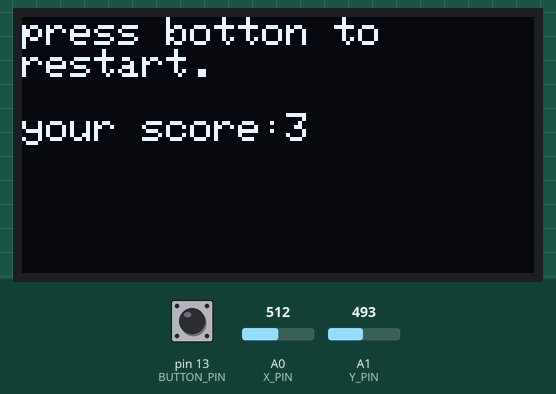
The sketch below on a simulated Arduino Uno, built with avr-gcc and run on an emulated ATmega328P. Parts: 128×64 one-colour display. Inputs (shaded band) come from the test bench; at power-on: A1 (Y_PIN) = 512, pin 13 (BUTTON_PIN) LOW, A0 (X_PIN) = 512. Random numbers use the default seed unless the sketch sets one.

2.3 s: A1 (Y_PIN) set to 493
Above: at 5.13 s.
5.3 s: pin 13 (BUTTON_PIN) pulled HIGH for 1 s
7.8 s: pin 13 (BUTTON_PIN) pulled HIGH for 0.25 s
Timing chart, 0 to 10.8 s (numbered marks = the images above; inputs shaded):
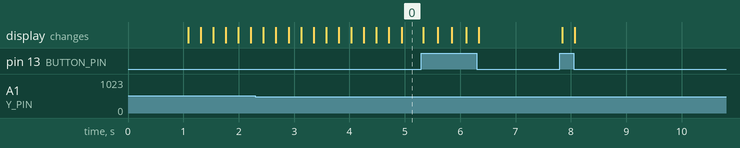

The sketch:

sketch.ino
```cpp
#include <SPI.h>
#include <Wire.h>
#include <Adafruit_GFX.h>
#include <Adafruit_SH1106.h> //https://github.com/wonho-maker/Adafruit_SH1106

#define OLED_RESET -1

const byte X_PIN = 0;
const byte Y_PIN = 1;
const byte Z_PIN = 2;
const byte BUTTON_PIN = 13;

const byte CELL_SIZE = 2;
const byte WIDTH = 128;
const byte HEIGHT = 64;
const byte ROW = HEIGHT / CELL_SIZE;
const byte COLUMN = WIDTH / CELL_SIZE;

Adafruit_SH1106 screen(OLED_RESET);

class Node{
  private:
    int x;
    int y;
    Node* next;
  public:
    int getX(){return x;}
    int getY(){return y;}
    Node* getNext(){return next;}
    void setNext(Node* node){next = node;}
    Node(int x, int y) : x(x), y(y), next(nullptr){}
    Node() : x(0), y(0), next(nullptr){}
    ~Node(){
      x = 0;
      y = 0;
    }
};

class Snake{
  public:
    enum Direction {
      LEFT,
      RIGHT,
      UP,
      DOWN
    };
  private:
    short bodySize;
    Direction heading;
    Node* headNode;
  public:
    void addNode(Node* newHead){
      newHead->setNext(headNode);
      headNode = newHead;
      bodySize++;
    }
    void removeNode(){
      if(!headNode || headNode->getNext() == nullptr){
        return;
      }
      Node* lastNode;
      Node* currentNode = headNode;
      while(currentNode->getNext() != nullptr){
        lastNode = currentNode;
        currentNode = currentNode->getNext();
      }
      lastNode->setNext(nullptr);
      delete currentNode;
      bodySize--;
    }
    void drawSnake(Adafruit_SH1106& screen){
      Node* currentNode = headNode;
      for(short i = 0; i < bodySize; i++){
        int x = currentNode->getX();
        int y = currentNode->getY();
        for(byte j = x; j < x + CELL_SIZE; j++){
          for(byte k = y; k < y + CELL_SIZE; k++){
            screen.drawPixel(j, k, WHITE);
          }
        }
        currentNode = currentNode->getNext();
      }
    }
    void changeDirection(byte X_PIN, byte Y_PIN){
      short inputX = map(analogRead(X_PIN), 0, 1023, 0, 2);
      short inputY = map(analogRead(Y_PIN), 0, 1023, 0, 2);
      if(inputX == 2 && heading != LEFT){
        heading = RIGHT;
      }
      else if(inputX == 0 && heading != RIGHT){
        heading = LEFT;
      }
      else if(inputY == 2 && heading != DOWN){
        heading = UP;
      }
      else if(inputY == 0 && heading != UP){
        heading = DOWN;
      }
    }
    void setHeading(Direction newDirection){
      if(newDirection >= LEFT && newDirection <= DOWN){
        heading = newDirection;
      }
    }
    char getHeading(){return heading;}
    short getBodySize(){return bodySize;}
    Node* getHeadNode(){return headNode;}
    Snake(int posX, int posY){
      headNode = new Node(posX, posY);
      bodySize = 1;
      heading = RIGHT;
    }
    ~Snake(){
      Node* currentNode = headNode;
      while (currentNode != nullptr) {
        Node* nextNode = currentNode->getNext();
        delete currentNode;
        currentNode = nextNode;
      }
      headNode = nullptr;
      bodySize = 0;
      heading = 0;
    }
};

class Fruit{
  private:
    byte x;
    byte y;
    bool checkOverlapping(byte x, byte y, Snake* snake){
      Node* currentNode = snake->getHeadNode();
      for(short i = 0; i < snake->getBodySize(); i++){
        if(x == currentNode->getX() || y == currentNode->getY() ){
            return true;
        }
        currentNode = currentNode->getNext();
      }
      return false;
    }
  public:
    void setNewLocation(Snake* snake){
      byte newX;
      byte newY;
      bool overlapping;
      do {
          newX = random(0, COLUMN)*CELL_SIZE;
          newY = random(0, ROW)*CELL_SIZE;
          overlapping = checkOverlapping(newX, newY, snake);
      } while (overlapping);
      x = newX;
      y = newY;
    }
    void drawFruit(Adafruit_SH1106& screen){
      for(byte j = x; j < x + CELL_SIZE; j++){
        for(byte k = y; k < y + CELL_SIZE; k++){
          screen.drawPixel(j, k, WHITE);
        }
      }
    }
    byte getX(){return x;}
    byte getY(){return y;}
    Fruit(){
      x = 0;
      y = 0;
    }
};

void restart(Snake*& oldSnake, Fruit* oldFruit){
  delete oldSnake;
  oldSnake = new Snake(50, 16);
  oldSnake->addNode(new Node(50, 18));
  oldSnake->addNode(new Node(50, 20));
  oldFruit->setNewLocation(oldSnake);
}

bool isGameover(Snake* snake){
  Node* currentNode = snake->getHeadNode()->getNext();
  Node* headNode = snake->getHeadNode();
  for(short i = 1; i < snake->getBodySize(); i++){
    if(headNode->getX() == currentNode->getX() && headNode->getY() == currentNode->getY()){
      return true;
    }
    currentNode = currentNode->getNext();
  }
  if(headNode->getX() < 0 || headNode->getY() < 0 || headNode->getX() > WIDTH || headNode->getY() > HEIGHT){
    return true;
  }
  return false;
}

Snake* snake;
Fruit* fruit;


void setup()   {
  pinMode(BUTTON_PIN, INPUT);

  snake = new Snake(50, 16);
  snake->addNode(new Node(50, 18));
  snake->addNode(new Node(50, 20));

  fruit = new Fruit();
  fruit->setNewLocation(snake);

  Serial.begin(9600);
  screen.begin(SH1106_SWITCHCAPVCC, 0x3C);
  screen.display();
  delay(1000);
  screen.clearDisplay();

}

void loop() {
  if(!isGameover(snake)){
    screen.clearDisplay();

    snake->changeDirection(X_PIN, Y_PIN);
    int newX = snake->getHeadNode()->getX();
    int newY = snake->getHeadNode()->getY();
    switch(snake->getHeading()){
      case Snake::RIGHT:
        newX += CELL_SIZE;
        break;
      case Snake::LEFT:
        newX -= CELL_SIZE;
        break;
      case Snake::UP:
        newY += CELL_SIZE;
        break;
      case Snake::DOWN:
        newY -= CELL_SIZE;
        break;
    }
    snake->addNode(new Node(newX, newY));

    if(snake->getHeadNode()->getX() == fruit->getX() && snake->getHeadNode()->getY() == fruit->getY()){
      fruit->setNewLocation(snake);
    }else{
      snake->removeNode();
    }

    snake->drawSnake(screen);
    fruit->drawFruit(screen);
    screen.display();
    delay(200);
  }else{
    screen.clearDisplay();
    screen.setTextSize(1);
    screen.setTextColor(WHITE);
    screen.setCursor(0, 0);
    screen.print("press botton to \nrestart.\n\nyour score:");
    screen.print(snake->getBodySize());
    screen.display();
    if(digitalRead(BUTTON_PIN) == 1){
      restart(snake, fruit);
    }
  }
}
```
